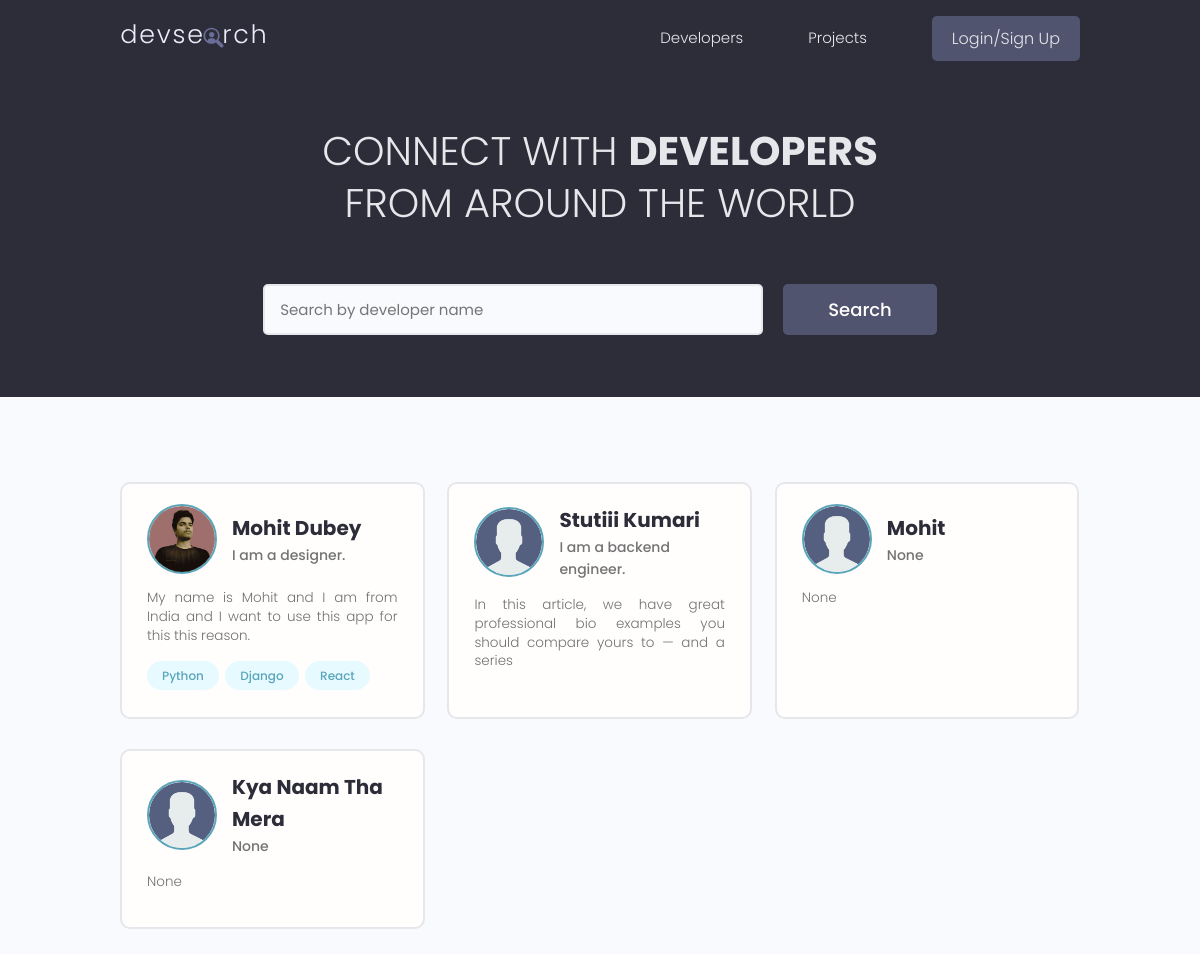
Before: / with the older database file.
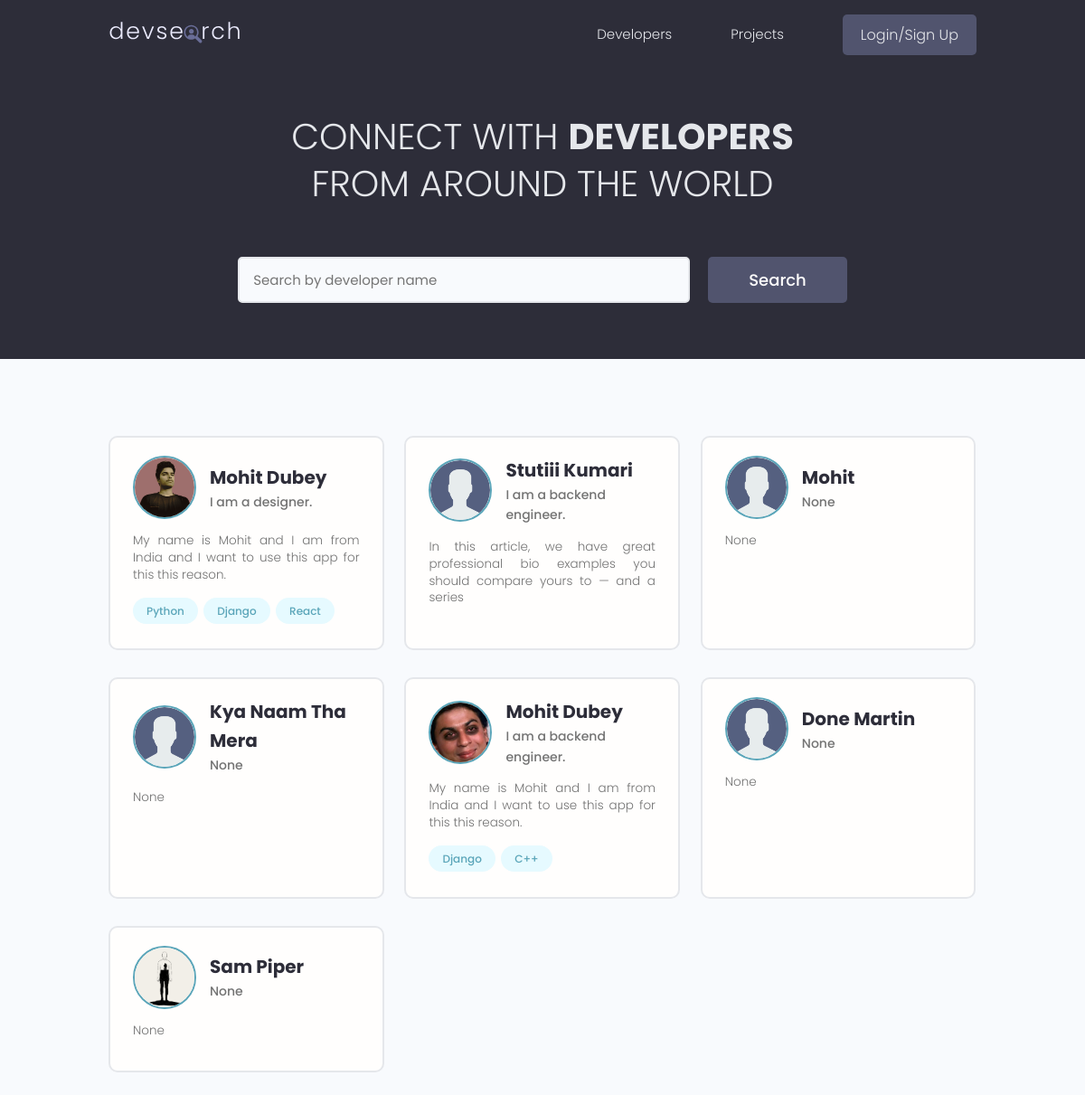
After: the same page with the newer database file.
### users/models.py (models this page shows, shortened)
class Profile(models.Model):
    users = models.OneToOneField(User, on_delete=models.CASCADE,null=True,blank=True)
    username = models.CharField(max_length=200,blank=True,null=True)
    location = models.CharField(max_length=200,blank=True,null=True)
    name = models.CharField(max_length=200,blank=True,null=True)
    email = models.EmailField(max_length=254,blank=True,null=True)
    short_intro = models.CharField(max_length=200,blank=True,null=True)
    bio = models.CharField(max_length=200,blank=True,null=True)
    profile_image = models.ImageField(null=True, blank = True, upload_to='profiles/', default = 'profiles/user.png')
    social_github = models.CharField(max_length=200,blank=True,null=True)
    social_linkedin = models.CharField(max_length=200,blank=True,null=True)
    social_twitter = models.CharField(max_length=200,blank=True,null=True)
    social_youtube = models.CharField(max_length=200,blank=True,null=True)
    created = models.DateTimeField(auto_now_add=True)
    id=models.UUIDField(default=uuid.uuid4,unique=True, primary_key=True ,editable=False)

class Skill(models.Model):
    owner = models.ForeignKey(Profile, on_delete=models.CASCADE,null=True,blank=True)
    name = models.CharField(max_length=200,blank=True,null=True)
    description = models.TextField(blank=True,null=True)
    created = models.DateTimeField(auto_now_add=True)
    id=models.UUIDField(default=uuid.uuid4,unique=True, primary_key=True ,editable=False)
    def __str__(self):
        return str(self.name)

### users/views.py (the view)
# urls.py: path('',views.profiles,name='profiles'),
def profiles(request):
    profiles = Profile.objects.all()
    context = {'profiles':profiles}
    return render(request,'users/profiles.html',context)

### users/templates/users/profiles.html (shortened to what this page needs)
{% extends 'main.html' %}
{% block body %}
<main class="home">
  <section class="hero-section text-center">
    <div class="container container--narrow">
      <div class="hero-section__box">
        <h2>CONNECT WITH <span>DEVELOPERS</span></h2>
        <h2>FROM AROUND THE WORLD</h2>
      </div>
      <div class="hero-section__search">
        <form class="form" action="#" method="get">
          <div class="form__field">
            <input
              class="input input--text"
              id="formInput#search"
              type="text"
              name="text"
              placeholder="Search by developer name"
            />
          </div>
          <input class="btn btn--sub btn--lg" type="submit" value="Search" />
        </form>
      </div>
    </div>
  </section>
  <section class="devlist">
    <div class="container">
      <div class="grid grid--three">
          {% for profile in profiles %}
        <div class="column card">
          <div class="dev">
            <a href="{% url 'user-profile' profile.id %}" class="card__body">
              <div class="dev__profile">
                <img
                  class="avatar avatar--md"
                  src="{{profile.profile_image.url}}"
                  alt="image"
                />
                <div class="dev__meta">
                  <h3>{{profile.name}}</h3>
                  <h5>{{profile.short_intro}}</h5>
                </div>
              </div>
              <p class="dev__info"> {{profile.bio|slice:"100"}} </p>
              <div class="dev__skills">
                {% for skill in profile.skill_set.all|slice:"3" %}
                  <span class="tag tag--pill tag--main">
                      <small>{{skill}}</small>
                    </span>
                {% endfor %}
              </div>
            </a>
          </div>
        </div>
        {% endfor %}
        </div>
      </div>
  </section>
</main>
{% endblock body %}

### templates/main.html (shortened to what this page needs)
<!DOCTYPE html>
<html lang="en">
{% load static %}
<head>
  <link rel="stylesheet" href="https://cdn.iconmonstr.com/1.3.0/css/iconmonstr-iconic-font.min.css" />
  <link rel="stylesheet" href="{% static 'uikit/styles/uikit.css' %}" />
  <link rel="stylesheet" href="{% static 'style/app.css' %}" />
</head>
<body>
  <header class="header">
    <div class="container ">
      <a href="{% url 'profiles' %}" class="header__logo">
        <img src="{% static 'images/logo.svg' %} " alt="DevSearch Logo" />
      </a>
      <nav class="header__nav">
        <ul class="header__menu">
          <li class="header__menuItem"><a href="{% url 'profiles' %}">Developers</a></li>
          <li class="header__menuItem"><a href="{% url 'projects' %}">Projects</a></li>
          {% if request.user.is_authenticated %}
          <li class="header__menuItem"><a href="">Inbox</a></li>
          <li class="header__menuItem"><a href="{% url 'account' %}">My Account</a></li>
          <li class="header__menuItem"><a href="{% url 'logout' %}" class="btn btn--sub">Logout</a></li>
          {% else %}
          <li class="header__menuItem"><a href="{% url 'login' %}" class="btn btn--sub">Login/Sign Up</a></li>
          {% endif %}
        </ul>
      </nav>
    </div>
  </header>
{% block body %}{% endblock body %}
</body>
</html>

### static/style/app.css (style rules this page uses)
:root { --color-sub: #2d2d39; }
.btn--sub { background-color: var(--color-sub-light); }
.card { border: 2px solid var(--color-light); }
img { width: 100%; }
.header { position: sticky; z-index: 111; background-color: var(--color-sub); padding: 1.5rem 0; }
.header > .container { display: flex; justify-content: space-between; align-items: center; }
.header__logo > img { height: 3.8rem; }
.header__nav > ul { display: inline-flex; align-items: center; list-style: none; gap: 6.5rem; }
.header__menuItem > a { color: var(--color-light); font-weight: 300; }
.hero-section { height: 40vh; display: flex; align-items: center; background-color: var(--color-sub); }
.hero-section__box { margin-bottom: 4rem; }
.hero-section__box > h2, .hero-section__box > h2 > span { font-size: 4rem; color: var(--color-light); line-height: 1.3; text-transform: uppercase; }
.hero-section__box > h2 { font-weight: 300; }
.hero-section__box > h2 > span { font-weight: 700; }
.hero-section__search > .form { display: flex; align-items: center; justify-content: center; gap: 2rem; }
.hero-section__search > .form input.input--text { width: 50rem; }
.devlist { margin-top: 8rem; }
.devlist .grid { align-items: stretch; }
.devlist .dev .dev__profile { display: flex; align-items: center; gap: 1.5rem; }
.devlist .dev .dev__meta h3 { color: var(--color-sub); font-size: 2rem; font-weight: 700; }
.devlist .dev .dev__meta h5 { color: var(--color-text); font-size: 1.4rem; font-weight: 500; }
.devlist .dev .dev__info { margin: 1.5rem 0; font-size: 1.35rem; line-height: 1.4; text-align: justify; }

### static/uikit/styles/modules/_variables.css (style rules this page uses)
:root { --color-main: #5aa5b9; --color-main-light: #e6faff; --color-sub: #3f4156; --color-sub-light: #51546e; --color-sub-lighter: #ededfd; --color-text: #737373; --color-gray: #8b8b8b; --color-light: #e5e7eb; --color-light-gray: #767676; --color-bg: #f8fafd; --color-white: #fffefd; --color-white-light: #f3f3f3; --color-success: #359e64; --color-success-bg: #def8e8; --color-error: #fc4b0b; --color-error-bg: #fff2ee; --font-base: 'Poppins', arial, helvetica, 'Segoe UI', roboto, ubuntu, sans-serif; --font-monospace: 'Fira Code', 'Courier New', courier, monospace; --font-regular: 300; --font-medium: 500; --font-bold: 700; --generic-shadow: 1px 1px 5px #00000010; --generic-transition: all 0.3s ease-in-out; }

### static/uikit/styles/modules/_base.css (style rules this page uses)
* { margin: 0; padding: 0; box-sizing: border-box; text-rendering: optimizeLegibility; color: inherit; font-size: inherit; }
html { font-size: 50%; }
@media only screen and (min-width: 480px) { html { font-size: 56.25%; } }
@media only screen and (min-width: 1200px) { html { font-size: 62.5%; } }
body { line-height: 1.6; font-weight: 400; font-size: 1.5rem; color: var(--color-text); background-color: var(--color-bg); min-height: 100vh; }

### static/uikit/styles/modules/_typography.css (style rules this page uses)
* { font-family: var(--font-base); }
h2 { font-size: 3.6rem; font-weight: var(--font-bold); }
h3 { font-size: 3.2rem; font-weight: var(--font-medium); }
h5 { font-size: 2.4rem; font-weight: var(--font-medium); }
h5, h6 { font-weight: var(--font-regular); }
p, span, strong { font-size: 1.6rem; color: var(--color-text); font-weight: var(--font-regular); }
a { padding-bottom: 2px; text-decoration: none; display: inline-block; color: var(--color-main); font-weight: var(--font-medium); }

### static/uikit/styles/modules/_utilities.css (style rules this page uses)
.container { width: 92%; max-width: 165rem; margin: 0 auto; box-sizing: border-box; }
.container--narrow { width: 92%; max-width: 120rem; }
@media screen and (min-width: 1000px) { .container { width: 90%; } }
@media screen and (min-width: 1000px) { .container--narrow { width: 85%; } }
@media screen and (min-width: 1200px) { .container { width: 80%; } }
@media screen and (min-width: 1200px) { .container--narrow { width: 72%; } }
.text-center { text-align: center; }

### static/uikit/styles/modules/_avatar.css (style rules this page uses)
.avatar { border-radius: 50%; border: 2px solid var(--color-main); object-fit: cover; }
.avatar--md { height: 7rem; width: 7rem; }

### static/uikit/styles/modules/_button.css (style rules this page uses)
.btn { display: inline-block; position: relative; cursor: pointer; background-color: var(--color-light); font-weight: var(--font-medium); color: var(--color-sub); text-decoration: none; padding: 1rem 2rem; border-radius: 0.5rem; border: none; width: -webkit-fit-content; width: -moz-fit-content; width: fit-content; height: -webkit-fit-content; height: -moz-fit-content; height: fit-content; font-size: 1.6rem; outline-width: 0; outline-color: transparent; -webkit-backface-visibility: hidden; backface-visibility: hidden; transition: all 0.3s ease-in-out; }
.btn--sub { background-color: var(--color-sub); color: var(--color-white); }
.btn--lg { font-size: 1.8rem; padding: 1.2rem 4.5rem; }

Changed rows visible on the page:
added Profile: profile_image (picture), name "Mohit Dubey", short_intro "I am a backend engineer.", bio "My name is Mohit and I am from India and I want to use this app for this this reason."
added Skill: name "Django", shown under "Mohit Dubey"
added Skill: name "C++", shown under "Mohit Dubey"
added Profile: profile_image (placeholder picture), name "Done Martin", short_intro "None", bio "None"
added Profile: profile_image (picture), name "Sam Piper", short_intro "None", bio "None"
